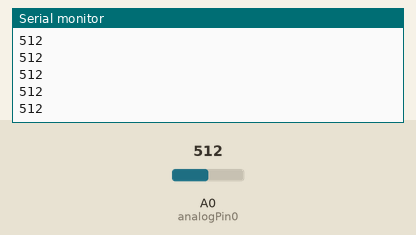
Simulated run of this sketch. Board: Arduino Uno, built with avr-gcc and run on an emulated ATmega328P. On the bench: the last lines printed to the serial monitor. The test bench sets the inputs (shaded band); at power-on: A0 (analogPin0) = 512.

Above: at 1.2 s.
1.3 s: A0 (analogPin0) set to 716
At 1.9 s:
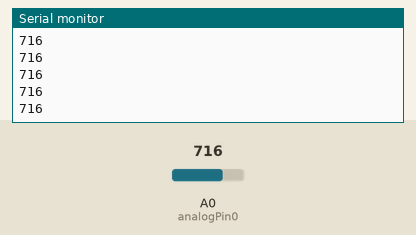
2.8 s: A0 (analogPin0) set to 900
At 3.3 s:
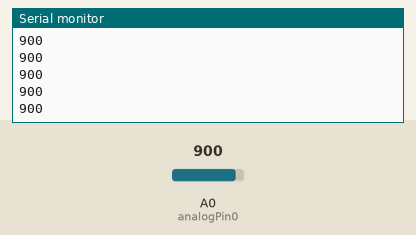
Timing chart, 0 to 5.8 s (numbered marks = the images above; inputs shaded):
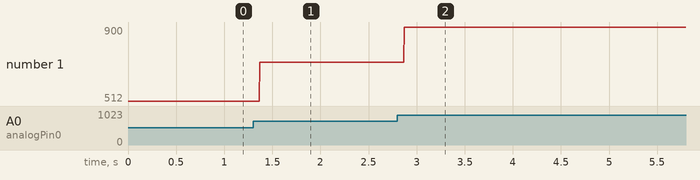

The sketch:

ReadPotenciometer.ino
```cpp
/*
 * connecting potenciometer:
 * left pin: GND
 * center pin: A0
 * right pin: VCC
 */

int analogPin0 = 0;

void setup() {
  Serial.begin(9600);

}

void loop() {

  Serial.println(analogRead(analogPin0));

}
```

Measured:
- after the input at 1.3 s, the serial monitor: prints a new line after 0.07 s (image 1)
- after the input at 2.8 s, the serial monitor: prints a new line after 0.07 s (image 2)
- plotted number 1: 512 → 716 after the input at 1.3 s, 716 → 900 after the input at 2.8 s
